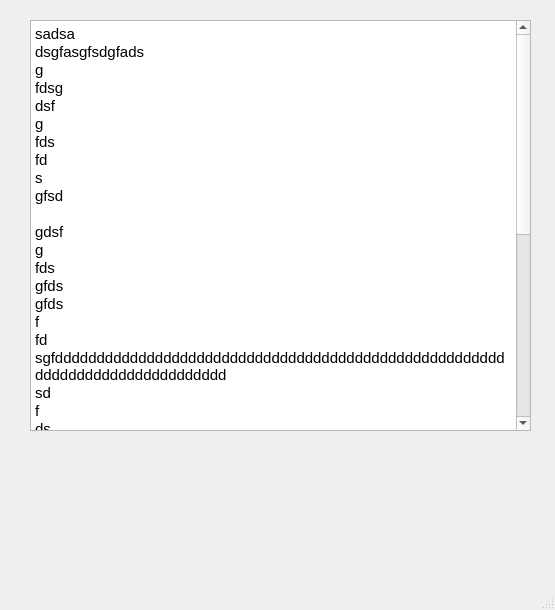
<?xml version="1.0" encoding="UTF-8"?>
<ui version="4.0">
 <class>TalkBox</class>
 <widget class="QMainWindow" name="TalkBox">
  <property name="geometry">
   <rect>
    <x>0</x>
    <y>0</y>
    <width>555</width>
    <height>610</height>
   </rect>
  </property>
  <property name="windowTitle">
   <string>MainWindow</string>
  </property>
  <widget class="QWidget" name="centralwidget">
   <widget class="QTextEdit" name="textEdit">
    <property name="enabled">
     <bool>true</bool>
    </property>
    <property name="geometry">
     <rect>
      <x>30</x>
      <y>20</y>
      <width>501</width>
      <height>411</height>
     </rect>
    </property>
    <property name="mouseTracking">
     <bool>true</bool>
    </property>
    <property name="readOnly">
     <bool>true</bool>
    </property>
    <property name="html">
     <string>&lt;!DOCTYPE HTML PUBLIC &quot;-//W3C//DTD HTML 4.0//EN&quot; &quot;http://www.w3.org/TR/REC-html40/strict.dtd&quot;&gt;
&lt;html&gt;&lt;head&gt;&lt;meta name=&quot;qrichtext&quot; content=&quot;1&quot; /&gt;&lt;style type=&quot;text/css&quot;&gt;
p, li { white-space: pre-wrap; }
&lt;/style&gt;&lt;/head&gt;&lt;body style=&quot; font-family:'Ubuntu'; font-size:11pt; font-weight:400; font-style:normal;&quot;&gt;
&lt;p style=&quot; margin-top:0px; margin-bottom:0px; margin-left:0px; margin-right:0px; -qt-block-indent:0; text-indent:0px;&quot;&gt;sadsa&lt;/p&gt;
&lt;p style=&quot; margin-top:0px; margin-bottom:0px; margin-left:0px; margin-right:0px; -qt-block-indent:0; text-indent:0px;&quot;&gt;dsgfasgfsdgfads&lt;/p&gt;
&lt;p style=&quot; margin-top:0px; margin-bottom:0px; margin-left:0px; margin-right:0px; -qt-block-indent:0; text-indent:0px;&quot;&gt;g&lt;/p&gt;
&lt;p style=&quot; margin-top:0px; margin-bottom:0px; margin-left:0px; margin-right:0px; -qt-block-indent:0; text-indent:0px;&quot;&gt;fdsg&lt;/p&gt;
&lt;p style=&quot; margin-top:0px; margin-bottom:0px; margin-left:0px; margin-right:0px; -qt-block-indent:0; text-indent:0px;&quot;&gt;dsf&lt;/p&gt;
&lt;p style=&quot; margin-top:0px; margin-bottom:0px; margin-left:0px; margin-right:0px; -qt-block-indent:0; text-indent:0px;&quot;&gt;g&lt;/p&gt;
&lt;p style=&quot; margin-top:0px; margin-bottom:0px; margin-left:0px; margin-right:0px; -qt-block-indent:0; text-indent:0px;&quot;&gt;fds&lt;/p&gt;
&lt;p style=&quot; margin-top:0px; margin-bottom:0px; margin-left:0px; margin-right:0px; -qt-block-indent:0; text-indent:0px;&quot;&gt;fd&lt;/p&gt;
&lt;p style=&quot; margin-top:0px; margin-bottom:0px; margin-left:0px; margin-right:0px; -qt-block-indent:0; text-indent:0px;&quot;&gt;s&lt;/p&gt;
&lt;p style=&quot; margin-top:0px; margin-bottom:0px; margin-left:0px; margin-right:0px; -qt-block-indent:0; text-indent:0px;&quot;&gt;gfsd&lt;/p&gt;
&lt;p style=&quot;-qt-paragraph-type:empty; margin-top:0px; margin-bottom:0px; margin-left:0px; margin-right:0px; -qt-block-indent:0; text-indent:0px;&quot;&gt;&lt;br /&gt;&lt;/p&gt;
&lt;p style=&quot; margin-top:0px; margin-bottom:0px; margin-left:0px; margin-right:0px; -qt-block-indent:0; text-indent:0px;&quot;&gt;gdsf&lt;/p&gt;
&lt;p style=&quot; margin-top:0px; margin-bottom:0px; margin-left:0px; margin-right:0px; -qt-block-indent:0; text-indent:0px;&quot;&gt;g&lt;/p&gt;
&lt;p style=&quot; margin-top:0px; margin-bottom:0px; margin-left:0px; margin-right:0px; -qt-block-indent:0; text-indent:0px;&quot;&gt;fds&lt;/p&gt;
&lt;p style=&quot; margin-top:0px; margin-bottom:0px; margin-left:0px; margin-right:0px; -qt-block-indent:0; text-indent:0px;&quot;&gt;gfds&lt;/p&gt;
&lt;p style=&quot; margin-top:0px; margin-bottom:0px; margin-left:0px; margin-right:0px; -qt-block-indent:0; text-indent:0px;&quot;&gt;gfds&lt;/p&gt;
&lt;p style=&quot; margin-top:0px; margin-bottom:0px; margin-left:0px; margin-right:0px; -qt-block-indent:0; text-indent:0px;&quot;&gt;f&lt;/p&gt;
&lt;p style=&quot; margin-top:0px; margin-bottom:0px; margin-left:0px; margin-right:0px; -qt-block-indent:0; text-indent:0px;&quot;&gt;fd&lt;/p&gt;
&lt;p style=&quot; margin-top:0px; margin-bottom:0px; margin-left:0px; margin-right:0px; -qt-block-indent:0; text-indent:0px;&quot;&gt;sgfddddddddddddddddddddddddddddddddddddddddddddddddddddddddddddddddddddddddddddd&lt;/p&gt;
&lt;p style=&quot; margin-top:0px; margin-bottom:0px; margin-left:0px; margin-right:0px; -qt-block-indent:0; text-indent:0px;&quot;&gt;sd&lt;/p&gt;
&lt;p style=&quot; margin-top:0px; margin-bottom:0px; margin-left:0px; margin-right:0px; -qt-block-indent:0; text-indent:0px;&quot;&gt;f&lt;/p&gt;
&lt;p style=&quot; margin-top:0px; margin-bottom:0px; margin-left:0px; margin-right:0px; -qt-block-indent:0; text-indent:0px;&quot;&gt;ds&lt;/p&gt;
&lt;p style=&quot; margin-top:0px; margin-bottom:0px; margin-left:0px; margin-right:0px; -qt-block-indent:0; text-indent:0px;&quot;&gt;fsdag&lt;/p&gt;
&lt;p style=&quot; margin-top:0px; margin-bottom:0px; margin-left:0px; margin-right:0px; -qt-block-indent:0; text-indent:0px;&quot;&gt;fsd&lt;/p&gt;
&lt;p style=&quot; margin-top:0px; margin-bottom:0px; margin-left:0px; margin-right:0px; -qt-block-indent:0; text-indent:0px;&quot;&gt;g&lt;/p&gt;
&lt;p style=&quot; margin-top:0px; margin-bottom:0px; margin-left:0px; margin-right:0px; -qt-block-indent:0; text-indent:0px;&quot;&gt;fd&lt;/p&gt;
&lt;p style=&quot; margin-top:0px; margin-bottom:0px; margin-left:0px; margin-right:0px; -qt-block-indent:0; text-indent:0px;&quot;&gt;g&lt;/p&gt;
&lt;p style=&quot; margin-top:0px; margin-bottom:0px; margin-left:0px; margin-right:0px; -qt-block-indent:0; text-indent:0px;&quot;&gt;fd&lt;/p&gt;
&lt;p style=&quot; margin-top:0px; margin-bottom:0px; margin-left:0px; margin-right:0px; -qt-block-indent:0; text-indent:0px;&quot;&gt;gfd&lt;/p&gt;
&lt;p style=&quot; margin-top:0px; margin-bottom:0px; margin-left:0px; margin-right:0px; -qt-block-indent:0; text-indent:0px;&quot;&gt;gfsd&lt;/p&gt;
&lt;p style=&quot; margin-top:0px; margin-bottom:0px; margin-left:0px; margin-right:0px; -qt-block-indent:0; text-indent:0px;&quot;&gt;g&lt;/p&gt;
&lt;p style=&quot; margin-top:0px; margin-bottom:0px; margin-left:0px; margin-right:0px; -qt-block-indent:0; text-indent:0px;&quot;&gt;df&lt;/p&gt;
&lt;p style=&quot; margin-top:0px; margin-bottom:0px; margin-left:0px; margin-right:0px; -qt-block-indent:0; text-indent:0px;&quot;&gt;g&lt;/p&gt;
&lt;p style=&quot; margin-top:0px; margin-bottom:0px; margin-left:0px; margin-right:0px; -qt-block-indent:0; text-indent:0px;&quot;&gt;fd&lt;/p&gt;
&lt;p style=&quot; margin-top:0px; margin-bottom:0px; margin-left:0px; margin-right:0px; -qt-block-indent:0; text-indent:0px;&quot;&gt;g&lt;/p&gt;
&lt;p style=&quot; margin-top:0px; margin-bottom:0px; margin-left:0px; margin-right:0px; -qt-block-indent:0; text-indent:0px;&quot;&gt;dsf&lt;/p&gt;
&lt;p style=&quot; margin-top:0px; margin-bottom:0px; margin-left:0px; margin-right:0px; -qt-block-indent:0; text-indent:0px;&quot;&gt;gfd&lt;/p&gt;
&lt;p style=&quot; margin-top:0px; margin-bottom:0px; margin-left:0px; margin-right:0px; -qt-block-indent:0; text-indent:0px;&quot;&gt;gfsd&lt;/p&gt;
&lt;p style=&quot; margin-top:0px; margin-bottom:0px; margin-left:0px; margin-right:0px; -qt-block-indent:0; text-indent:0px;&quot;&gt;g&lt;/p&gt;
&lt;p style=&quot; margin-top:0px; margin-bottom:0px; margin-left:0px; margin-right:0px; -qt-block-indent:0; text-indent:0px;&quot;&gt;f&lt;/p&gt;
&lt;p style=&quot; margin-top:0px; margin-bottom:0px; margin-left:0px; margin-right:0px; -qt-block-indent:0; text-indent:0px;&quot;&gt;gfd&lt;/p&gt;
&lt;p style=&quot; margin-top:0px; margin-bottom:0px; margin-left:0px; margin-right:0px; -qt-block-indent:0; text-indent:0px;&quot;&gt;gds&lt;/p&gt;&lt;/body&gt;&lt;/html&gt;</string>
    </property>
   </widget>
  </widget>
  <widget class="QMenuBar" name="menubar">
   <property name="geometry">
    <rect>
     <x>0</x>
     <y>0</y>
     <width>555</width>
     <height>28</height>
    </rect>
   </property>
  </widget>
  <widget class="QStatusBar" name="statusbar"/>
 </widget>
 <resources/>
 <connections/>
</ui>
